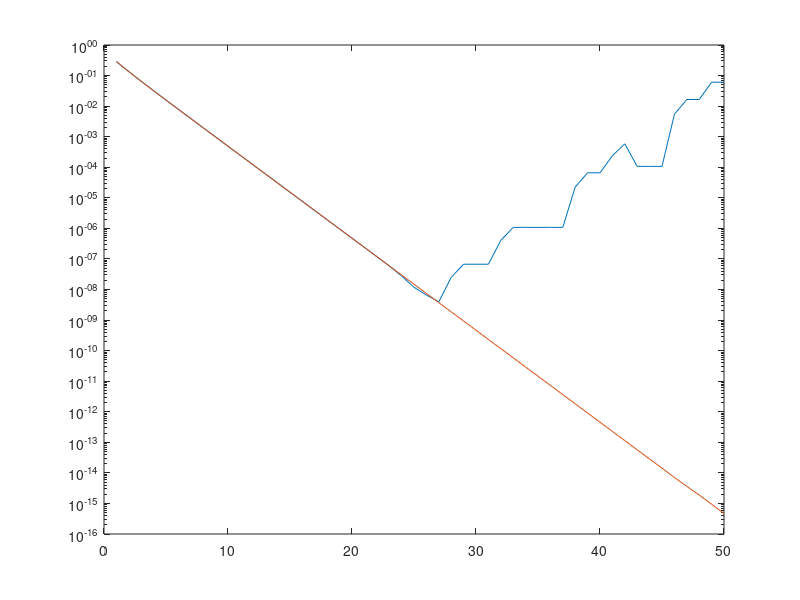

This figure's MATLAB source:
clear;

x = pi/4;
k = 1:50;
h = 2.^(-k);

% definisco la derivata del seno approssimata usando il rapporto incrementale
N_canc = sin(x + h) - sin(x);
r_canc = N_canc ./ h;

% risolvo la cancellazione numerica con la seguente formula di prostaferesi:
% sin(a) + sin(b) = 2 * sin((a + b)/2) * cos((a - b)/2)
N_fix = 2 * sin(h./2) .* cos(x + h./2);
r_fix = N_fix ./ h;

% calcolo gli errori relativi delle due derivate approssimate che ho
% calcolato, confrontado il valore approssimato con quello esatto
dsin = cos(x);
e_canc = abs(dsin - r_canc)/abs(dsin);
e_fix = abs(dsin - r_fix)/abs(dsin);

% plotto i risultati su un grafico con asse y in scala logaritmica
semilogy(k, e_canc);
hold on;
semilogy(k, e_fix);
